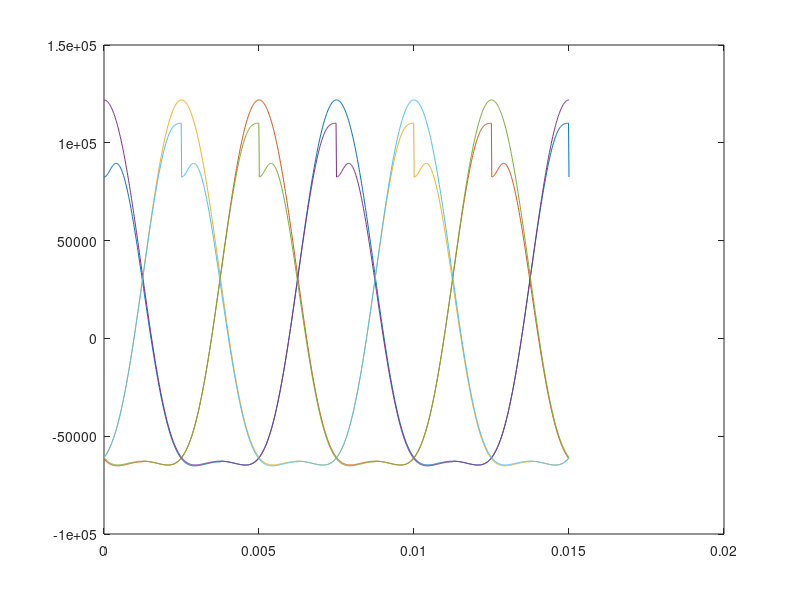

Write MATLAB code to recreate this figure. (Note: this script raises an error after producing the figure.)

function NumericalScript
  ###################################
  %Material and System Variables
  ###################################
  f = 8000/60; %Hz
  global omega = 2*pi*f; %Rad/s
  engineV = 3000/100^3; %m^3
  period = 2/f;
  gamma = 1.4;
  %TODO - Find and Justify choice of kinematic friction.
  mu = .05;

  %Ductile Iron Grade 65-45-12 
  %http://www.matweb.com/search/DataSheet.aspx?MatGUID=0c178ad6ab2149d4a52a85a13645cc1a
  %https://www.ductile.org/didata/Section3/3part1.htm#Fatigue%20Limit
  ringMat = struct('E',168*10^9,'v',.29,'Sy',332*10^6,'Sut',464*10^6,'SeN',117*10^6,'rho',7.15*1000); %Si Units
  %Titanium Ti-6Al-4V 
  pistonMat = struct('E',113.8*10^9,'v',.29,'Sy',880*10^6,'Sut',950*10^6,'Se',510*10^6,'rho',4430); %Si Units
  chamberMat = pistonMat;
  crankShaftMat = struct('E',200*10^9,'v',.29,'Sy',580*10^6,'Sut',690*10^6,'rho',7850); %Si Units

  ########################
  %Thermo Cycle Variables
  ########################

  CR = 10;
  %State 1
  P_amb = 101325; %kPa
  T_amb = 288; %K
  rho_amb = 1.225; %kg/m^3
  v_amb = 1/rho_amb; %m^3/kg
  u_amb = 205.71; %kJ/kg
  %State 2
  v_comp = v_amb/10;
  rho_comp = 10*rho_amb;
  T2 = 703; %K
  u2 = 514.95;
  %State 3
  u3 = 2051.1; %kJ/kg
  P3 = 8.187*10^6; %Pa
  T3 = 2385;
  %State 4
  T4 = 1022;
  u4 = 778;
  rho4 = .777;
  v_4 = 1/rho4;
  %Cycle Properties
  w = (u3-u4)-(u2-u_amb)-P_amb*(v_comp-v_amb)/1000;
  airMass = engineV/(6*(v_4-v_comp));
  Pow = 6*airMass*w*f/2;
  
  %Volumes
  V_comp = v_comp*airMass;
  V_4 = v_4*airMass;
  
  #########
  %Geometry
  #########
  %Piston
  chamberDiameter = 7.88/100; %m
  chamberArea = pi*chamberDiameter^2/4;
  pistonSweep = (engineV/6)/(chamberArea);
  %Piston Head
  pistonHeadDiameter = chamberDiameter - 4/1000;
  pistonHeadArea = pi*pistonHeadDiameter^2/4;
  pistonHeadHeight = 65/1000;
  %Piston Tail
  pistonTailDiameter = 40/1000;
  pistonTailArea = pi*pistonTailDiameter^2/4;
  pistonTailHeight = 20/1000;
  pistonTailFillet = 8/1000;
  pistonTailStressConcentration = 1.5;
  %Joint Hole
  pistonJointDiameter = 15/1000;
  if pistonJointDiameter>=pistonTailHeight
    error('Piston Joint Hole does not fit tail.')
  endif
  pistonForceHeight = pistonTailHeight/2;
  angle = 2*acos(pistonJointDiameter/pistonTailDiameter);
  pistonChordArea = pistonTailDiameter^2*(angle - sin(angle))/8;
  pistonVolume = pistonHeadArea*pistonHeadHeight - .8^2*pistonHeadArea*pistonHeadHeight + pistonTailArea*pistonTailHeight;
  pistonCoM = (pistonHeadArea*pistonHeadHeight*(pistonHeadHeight/2) + pistonTailArea*pistonTailHeight*(pistonHeadHeight+pistonTailHeight/2))/pistonVolume;
  pistonMass = pistonMat.rho*pistonVolume;
  %Piston Channel
  pistonChannelDepth = 5/1000;
  pistonRingChannelFillet = 2/1000;
  pistonChannelDiameter = pistonHeadDiameter - 2*pistonChannelDepth;
  %Stress Concentration in Channels
  %Round shaft with flat-bottom groove in bending and/or tension.
  pistonChannelConcentrationFactor = 3.5;
  numPistons = 6;
  %Intake Hole
  intakeArea = chamberArea/5;

  %Rings
  interference = .0009*chamberDiameter;
  ringOuterDiameter = 7.89/100;
  ringInnerDiameter = pistonChannelDiameter;
  ringHeight = 5/1000;
  ringLocHeight = 15/1000;
  ringLocHeight2 = pistonHeadHeight-15/1000;

  %Connecting Rod
  global CRLength = 16/100; %m
  CRMass = 2;
  
  %CrankShaft Geometry
  global crankRadius = pistonSweep/2; %m
  crankLength = pistonHeadDiameter;
  shaftLength = 10/1000;
  crankConnectorThickness = 20/1000;
  crankShaftSubsectionLength = crankLength + shaftLength + 2*crankConnectorThickness;
  shaftBearingDistance = 30/1000;
  crankShaftLength = shaftBearingDistance +crankShaftSubsectionLength*6;
  shaftDiameter = 75/1000;
  crankDiameter = shaftDiameter;
  shaftI = pi*shaftDiameter^4/(4*2^4);
  crankI  = pi*crankDiameter^4/(4*2^4);
  crankConnectorI = shaftDiameter*(crankRadius+shaftDiameter/2+crankDiameter/2)^3/12;
  %MaxTanAlpha
  maxTan = crankRadius/sqrt(CRLength^2-crankRadius^2);
  %TODO Ensure connecting rod doesn't collide with chamber.
  
  
  ##############################
  %Forces
  ##############################  
  samples = 1000;
  t = 0:period/samples:period;
  global initialPistonHeight = V_comp/chamberArea;
  
  tguess = 1.5*pi/omega;
  criticalTime = fzero(@pistonPositionSol,tguess);
  criticalTime = mod(criticalTime,2*pi);
  if omega*criticalTime <= pi
    error('Wrong Time Solution')
  endif
  timeSamples = length(t);
  pistonPosition= zeros(numPistons,timeSamples);
  pistonVelocity= zeros(numPistons,timeSamples);
  pistonAcceleration= zeros(numPistons,timeSamples);
  gasForceMagnitude= zeros(numPistons,timeSamples);
  totalForceMagnitude =zeros(numPistons,timeSamples);
  tn = t;
  for i = 2:numPistons
    t = [t;t(1,:)+period*(i-1)/(numPistons)];
  endfor

  %Piston Position
  pistonPosition = crankRadius + CRLength - (crankRadius.*cos(omega.*t) + sqrt(CRLength^2-(crankRadius*sin(omega*t)).^2));
  %Piston Velocty
  denm = sqrt(CRLength^2-crankRadius^2.*sin(omega.*t).^2);
  pistonVelocity = omega*crankRadius^2.*sin(omega*t).*cos(omega*t)./denm + omega*crankRadius*sin(omega*t);
  %Piston Acceleration
  denm1 = sqrt(CRLength^2-crankRadius^2.*sin(omega.*t).^2);
  denm2 = (CRLength^2-crankRadius^2.*sin(omega.*t).^2).^(1.5);
  pistonAcceleration = omega^2*crankRadius^4*(sin(omega*t).*cos(omega*t)).^2./denm2 + omega^2*crankRadius^2*(cos(omega*t).^2-sin(omega*t).^2)./denm1 + omega^2*crankRadius*cos(omega*t);
  
  
  disp('Starting Force Calculations')
  %Stroke Timing
  powerStroke = (mod(omega*t,4*pi) <= pi)&(mod(omega*t,4*pi) >= 0);
  exhaustStroke = ((mod(omega*t,4*pi) <= 2*pi)&(mod(omega*t,4*pi) > pi))|((mod(omega*t,4*pi) <= 2*pi + omega*criticalTime)&(mod(omega*t,4*pi) > 3*pi));
  intakeStroke = ((mod(omega*t,4*pi) <= 3*pi)&(mod(omega*t,4*pi) > 2*pi));
  compressionStroke = ((mod(omega*t,4*pi) < 4*pi)&(mod(omega*t,4*pi) > 2*pi+omega*criticalTime));
  %Gas Force Calculations
  fPower = chamberArea*(P3*(V_comp./(chamberArea*(pistonPosition+initialPistonHeight))).^gamma - P_amb);
  fPower = fPower.*powerStroke;
    
  fExhaust = .5*rho_amb*chamberArea.*(chamberArea*pistonVelocity/intakeArea).^2;
  fExhaust = fExhaust.*exhaustStroke;
    
  fIntake = -.5*rho_amb*chamberArea.*(chamberArea*pistonVelocity/intakeArea).^2;
  fIntake = fIntake.*intakeStroke;
    
  fCompression = chamberArea.*(P_amb*(10*initialPistonHeight./(pistonPosition+initialPistonHeight)).^gamma - P_amb);
  fCompression = fCompression.*compressionStroke;
  gasForceMagnitude = fPower+fExhaust+fIntake+fCompression;
  totalForceMagnitude = gasForceMagnitude-(pistonMass+CRMass)*pistonAcceleration;
  totalPistonForceMagnitude = gasForceMagnitude-(pistonMass)*pistonAcceleration;
  %Rows are time vector
  %Columns are different pistons
  %3rd is vecotrs i and j.
  tanAlpha = crankRadius*sin(omega*t)./sqrt(CRLength^2-(crankRadius*sin(omega*t)).^2);
  totalForceVectors = zeros([size(t),3]);
  totalForceVectors(:,:,1) = -totalForceMagnitude;
  totalPistonForceVectors(:,:,1) = -totalPistonForceMagnitude;
  totalForceVectors(:,:,2) = tanAlpha.*totalForceMagnitude;
  totalPistonForceVectors(:,:,2) = tanAlpha.*totalPistonForceMagnitude;
  
  plot(t(1,:),totalForceVectors(:,:,1));
  
  
  ##############################
  %Ring Calculations
  ##############################
  %Input Forces
  maxPForce = max(max(abs(totalPistonForceVectors(:,:,1))));
  maxReForce = max(max(abs(totalPistonForceVectors(:,:,2))));
  %Spring Constant
  k = chamberDiameter*ringHeight*ringMat.E/(.5*(chamberDiameter-ringInnerDiameter));
  %Solving Geometric Constants
  alpha = pistonHeadHeight*(2*pistonCoM-ringLocHeight-ringLocHeight2) + pistonForceHeight*(2*pistonCoM-ringLocHeight-ringLocHeight2);
  beta = -4*pistonCoM^2+3*pistonCoM*(ringLocHeight+ringLocHeight2)-ringLocHeight^2-ringLocHeight2^2;
  denm = (2*k*(ringLocHeight^2-2*ringLocHeight*ringLocHeight2+ringLocHeight2^2));
  x = maxReForce*(alpha+beta)/denm;
  theta = maxReForce*(2*pistonHeadHeight+2*pistonForceHeight-4*pistonCoM + ringLocHeight + ringLocHeight2)/denm;
  %Ring Forces
  ringForces = [k*(x-(pistonCoM-ringLocHeight)*theta),k*(-x+(pistonCoM-ringLocHeight)*theta),k*(x-(pistonCoM-ringLocHeight2)*theta),k*(-x+(pistonCoM-ringLocHeight2)*theta)];
  %Ring Pressures
  minPFit = P3 - min(ringForces)/(chamberDiameter*ringHeight);

  denm = (chamberDiameter/(200*10^9))*(1+pistonMat.v) + (ringOuterDiameter/ringMat.E)*(1+ringMat.v);
  PFit = interference/denm;

  %Factor Of Safety
  if 1.5*minPFit > PFit
     error('Ring Pressure does not meet mininum condition.')
  endif

  %Ring Stresses
  maxRingRadialStress = PFit + max(ringForces)/(chamberDiameter*ringHeight);
  maxRingTangentStress = maxRingRadialStress;
  maxRingShearStress = 3*(chamberDiameter^2-pistonHeadDiameter^2)*P3/(4*ringHeight*pistonHeadDiameter) + 3*mu*PFit*chamberDiameter^2/pistonHeadDiameter^2;
  maxRingVonMises = sqrt(maxRingRadialStress^2 + 3*maxRingShearStress^2);

  minRingRadialStress = PFit + min(ringForces)/(chamberDiameter*ringHeight);
  minRingTangentStress = minRingRadialStress;
  minRingShearStress = -3*mu*PFit*chamberDiameter^2/pistonHeadDiameter^2;
  ampRingRadialStress = (maxRingRadialStress-minRingRadialStress)/2;
  ampRingRadialStress = (maxRingRadialStress-minRingRadialStress)/2;
  ampRingTangentStress = ampRingRadialStress;
  %Stresses for fatiude Criteria
  ampRingVonMises = sqrt((ampRingRadialStress/.85)^2 +3*ampRingTangentStress^2);
  %Since the mean stress radial stress is compressive, it's igorned.
  meanRingShearStress = (maxRingShearStress+minRingShearStress)/2;
  meanRingVonMises = sqrt(3*meanRingShearStress^2);
  %mod-Goodman modified Formula
  nRingFatigue = inv(meanRingVonMises/ringMat.Sy + ampRingVonMises/ringMat.SeN);

  if nRingFatigue < 1.5
    disp('Calulated n');
    disp(nRingFatigue);
    error('Ring stresses do not meet Fatigue Criteria')
  endif


  if 3*maxRingVonMises > ringMat.Sy
    disp('Ratio of VonMises to Yield')
    disp(maxRingVonMises/ringMat.Sy)
    error("Ring stresses exceed factor of safety.")
  endif
  
  
  ###############################
  %Piston Stresses and Deflection
  ###############################
  pistonHeadStress = -maxPForce/pistonHeadArea;
  pistonChannelPressureStress = pistonHeadStress*pistonHeadDiameter^2/(pistonChannelDiameter^2);
  pistonChannelPushoutStress = -P3*(ringOuterDiameter^2-pistonHeadDiameter^2)/(pistonHeadDiameter^2-ringInnerDiameter^2);
  pistonChannelMaxStress = pistonChannelConcentrationFactor*(pistonChannelPressureStress+pistonChannelPushoutStress);

  pistonTailStress = -maxPForce/pistonTailArea;
  pistonTailMaxStress = pistonTailStressConcentration*pistonTailStress;

  pistonJointShearStress = 3*maxReForce/(4*pistonChordArea);
  pistonJointNormalStress = -maxPForce/(pistonTailArea-2*pistonChordArea);
  pistonJointPulloutStress = maxPForce/(2*pistonChordArea);

  [pistonMaxVonMises, maxindex] = max([abs(pistonJointNormalStress),abs(sqrt(3)*pistonJointShearStress),abs(pistonTailMaxStress), abs(pistonChannelMaxStress),abs(pistonJointPulloutStress)]);
  %Axial go from roughly 0 to max. Mean stress is compressive.
  pistonAlternatingAxialVonMises = max([abs(pistonJointNormalStress)/.85,abs(pistonTailMaxStress)/.85, abs(pistonChannelMaxStress)/.85]);
  %Push Out Fatigue
  pistonMeanPushOutVonMises = sqrt(3)*pistonJointShearStress/2;
  pistonAmpPushOutVonMises = sqrt(3)*pistonJointShearStress/2;

  if 3*pistonMaxVonMises > pistonMat.Sy
    disp('Ratio of VonMises to Yield')
    disp(pistonMaxVonMises/pistonMat.Sy)
    disp(maxindex)
    error("Piston stresses exceed factor of safety.")
  endif
  %Axial Fatigue
  if 2*pistonAlternatingAxialVonMises > pistonMat.Sut/2
    disp('Ratio of Axial Von Mises to Se')
    disp(2*pistonAlternatingAxialVonMises/pistonMat.Sut)
    error('Alternating axial piston stresses exceed factor of safety')
  endif
  %Push out Fatigue
  pistonPushOutFatigueFoS = inv(pistonMeanPushOutVonMises/pistonMat.Sut + 2*pistonAmpPushOutVonMises/pistonMat.Sut);
  if pistonPushOutFatigueFoS < 1.5
    disp('Ratio of Push Out Von Mises to Se')
    disp(2*pistonAmpPushOutVonMises/pistonMat.Sut)
    error('Alternating piston shear stresses exceed factor of safety')
  endif

  %Estimated Piston Deflection
  pistonHeadDeflection = pistonHeadHeight*pistonHeadStress/pistonMat.E;
  pistonTailDeflection = pistonForceHeight*pistonTailStress/pistonMat.E;
  pistonTotalDeflection = pistonHeadDeflection + pistonTailDeflection;

  
  ###############################
  %CrankShaft Calculations
  ###############################
  radiusVectors = zeros([size(t),3]);
  radiusVectors(:,:,1) = crankRadius*cos(omega*t);
  radiusVectors(:,:,2) = crankRadius*sin(omega*t);
  

  R1 = zeros([1,timeSamples,3]);
  R2 = zeros([1,timeSamples,3]);
  
  for i = 1:numPistons
    R2 = R2-totalForceVectors(i,:,:)*(crankShaftSubsectionLength*(i-1)+shaftBearingDistance+crankLength/2+crankConnectorThickness)/crankShaftLength;
  endfor
  R1 = -R2;
  for i = 1:numPistons
    R1 = R1 - totalForceVectors(i,:,:);
  endfor
  
  crankShaftLocations = 0:crankShaftLength/samples:crankShaftLength;
  numLocations = length(crankShaftLocations);
  %Crank Shaft Internal Reaction Equations
  crankShaftTorque = zeros([1,timeSamples,3,numLocations]);
  for i = 1:numLocations
    loc = crankShaftLocations(i);
    for j = 1:numPistons
      crankShaftTorque(1,:,:,i) = crankShaftTorque(1,:,:,i) + cross(totalForceVectors(j,:,:),radiusVectors(j,:,:),3)*heaviside(loc-crankShaftSubsectionLength*(j-1)-shaftBearingDistance-crankLength/2-crankConnectorThickness);
    endfor
  endfor
  
  
  crankShaftShear = zeros([1,timeSamples,3,numLocations]);
  for i = 1:numLocations
    loc = crankShaftLocations(i);
    crankShaftShear(1,:,:,i) = R1*heaviside(loc);
    for j = 1:numPistons
      crankShaftShear(1,:,:,i) = crankShaftShear(1,:,:,i) + totalForceVectors(j,:,:)*heaviside(loc-crankShaftSubsectionLength*(j-1)-shaftBearingDistance-crankLength/2-crankConnectorThickness);
    endfor
    crankShaftShear(1,:,:,i) = crankShaftShear(1,:,:,i)  + R2*heaviside(loc-crankShaftLength);
  endfor
  
  crankShaftMoment = zeros([1,timeSamples,3,numLocations]);
  for i = 1:numLocations
    loc = crankShaftLocations(i);
    crankShaftMoment(1,:,:,i) = R1*heaviside(loc)*loc;
    for j = 1:numPistons
      arm = loc-crankShaftSubsectionLength*(j-1)-shaftBearingDistance-crankLength/2-crankConnectorThickness;
      crankShaftMoment(1,:,:,i) = crankShaftMoment(1,:,:,i) + totalForceVectors(j,:,:)*heaviside(arm)*arm;
    endfor
    crankShaftMoment(1,:,:,i) = crankShaftMoment(1,:,:,i)  + R2*heaviside(loc-crankShaftLength)*(loc-crankShaftLength);
  endfor
  
  crankShaftSlope = zeros([1,timeSamples,3,numLocations]);
  for i = 1:numLocations
    loc = crankShaftLocations(i);
    crankShaftSlope(1,:,:,i) = .5*R1*heaviside(loc)*loc.^2;
    for j = 1:numPistons
      arm = loc-crankShaftSubsectionLength*(j-1)-shaftBearingDistance-crankLength/2-crankConnectorThickness;
      crankShaftSlope(1,:,:,i) = crankShaftSlope(1,:,:,i) + .5*totalForceVectors(j,:,:)*heaviside(arm)*arm.^2;
    endfor
  endfor

    
  crankShaftDisplacement = zeros([1,timeSamples,3,numLocations]);
  for i = 1:numLocations
    loc = crankShaftLocations(i);
    crankShaftDisplacement(1,:,:,i) = R1*heaviside(loc)*loc.^3/6;
    for j = 1:numPistons
      arm = loc-crankShaftSubsectionLength*(j-1)-shaftBearingDistance-crankLength/2-crankConnectorThickness;
      crankShaftDisplacement(1,:,:,i) = crankShaftDisplacement(1,:,:,i) + totalForceVectors(j,:,:)*heaviside(arm)*arm.^3/6;
    endfor
  endfor
  
  C1 = -crankShaftDisplacement(1,:,:,end)/crankShaftLength;
  for i = 1:numLocations
    loc = crankShaftLocations(i);
    crankShaftSlope(1,:,:,i) = crankShaftSlope(1,:,:,i) + C1;
    crankShaftDisplacement(1,:,:,i) = crankShaftDisplacement(1,:,:,i) + C1*loc;
  endfor
  crankShaftSlope = crankShaftSlope/(pistonMat.E*shaftI);
  crankShaftDisplacement = crankShaftDisplacement/(pistonMat.E*shaftI);
  
  crankShaftDisplacementMag = crankShaftDisplacement(1,:,1,:).^2+crankShaftDisplacement(1,:,2,:).^2;
  crankShaftDisplacementMag = sqrt(crankShaftDisplacementMag);
  crankShaftDisplacementMax = max(max(crankShaftDisplacementMag));
  
  crankShaftSlopeMag = crankShaftSlope(1,:,1,:).^2+crankShaftSlope(1,:,2,:).^2;
  crankShaftSlopeMag = sqrt(crankShaftSlopeMag);
  crankShaftSlopeMax = max(max(crankShaftSlopeMag));
  
  crankShaftMomentMag = crankShaftMoment(1,:,1,:).^2 + crankShaftMoment(1,:,2,:).^2;
  crankShaftMomentMag = sqrt(crankShaftMomentMag);
  maxShaftMoment = max(max(abs(crankShaftMomentMag)));
  crankShaftMomentStress = maxShaftMoment*shaftDiameter/(2*shaftI);
  
  crankShaftTorqueMax = max(max(max(abs(crankShaftTorque))));
  crankShaftShearStress = crankShaftTorqueMax*shaftDiameter/(4*shaftI);
  
  crankShaftVonMises = sqrt(crankShaftMomentStress^2+3*crankShaftShearStress^2);
  
  if 1.5*crankShaftVonMises > crankShaftMat.Sy
    error('Crank Shaft fails to meet FoS')
  endif
  
  
  
  
  
  disp('Paused')
 save vars.mat
endfunction

function pisPos = pistonPositionSol(t)
  global crankRadius CRLength omega initialPistonHeight
  pisPos = crankRadius + CRLength - (crankRadius.*cos(omega.*t) + sqrt(CRLength^2-crankRadius^2.*sin(omega.*t).^2)) - 9*initialPistonHeight;
endfunction
 
 
